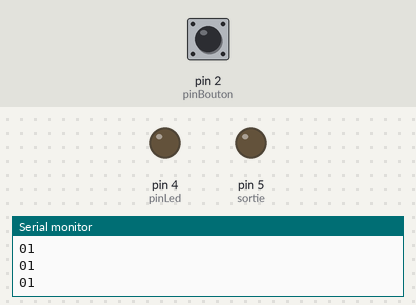
Bench run of a sketch on a simulated Arduino Uno, built with avr-gcc and run on an emulated ATmega328P. Shown: output pins drawn as LEDs (lit = HIGH), the last lines printed to the serial monitor. Dashed ring = blinking. Inputs (shaded band) come from the test bench; at power-on: pin 2 (pinBouton) HIGH.

Above: at 1.2 s.
1.3 s: pin 2 (pinBouton) pulled LOW for 1 s
At 3.6 s:
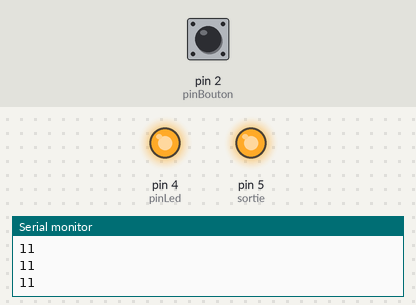
3.9 s: pin 2 (pinBouton) pulled LOW for 0.25 s
At 5.2 s:
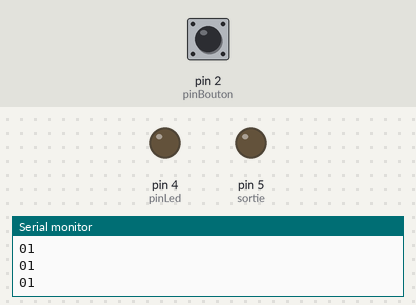
5.7 s: pin 2 (pinBouton) pulled LOW for 3.2 s
At 6.1 s:
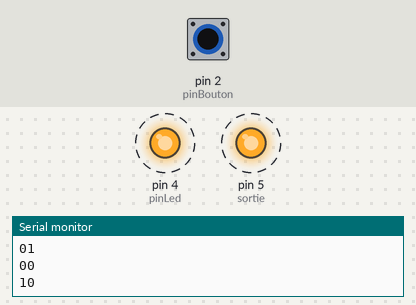
Timing chart, 0 to 10.5 s (numbered marks = the images above; inputs shaded):
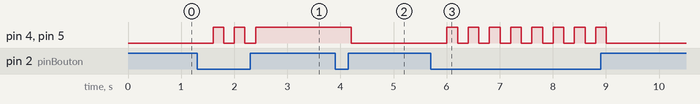

The sketch:

arduino.ino
```cpp
/*
le bouton poussoir est connecté au pin 2 pour un mode INPUT_PULLUP
la Led est connectée au pins 4 avec une résistance de 220Ω
*/
#include <SoftwareSerial.h>


//déclaration des variables
SoftwareSerial BTserial(9,10); //RX,TX
char c;

int pinBouton, pinLed, sortie;
boolean etatAllumage;
void setup()
{
  //initialisation des variables

  Serial.begin(9600);
  BTserial.begin(9600);

  sortie = 5;
  pinBouton = 2;
  pinLed = 4;
  etatAllumage=0;
  //définition des modes
  pinMode(pinBouton, INPUT_PULLUP);
  pinMode(sortie, OUTPUT);
  pinMode(pinLed, OUTPUT);
}
void loop()
{
  Serial.print(etatAllumage);

  if (etatAllumage) //on teste si etatAllumage est à 1
  {
    digitalWrite(pinLed, HIGH);//on allume la LED
    digitalWrite(sortie, HIGH);
  }
  else //sinon
  {
    digitalWrite(pinLed, LOW); //on éteint la LED
    digitalWrite(sortie, LOW);
  }

  //lecture de l'état du bouton et stockage dans etatBouton
  boolean etatPinBouton = digitalRead(pinBouton);
  Serial.println(etatPinBouton);

  //bluetooth
  if(BTserial.available())
  c = BTserial.read();

  if(c =='1') {
    if (etatAllumage) //si etatAllumage à 1
    {
      etatAllumage=0; //on le passe à 0
      c='0';
    }
    else //sinon
    {
      etatAllumage=1; //on le passe à 1
      c='0';
    }
  }

  if (!etatPinBouton)//si bouton appuyé (donc le pin indique 0 car il est en mode INPUT_PULLUP)
  {
    if (etatAllumage) //si etatAllumage à 1
    {
      etatAllumage=0; //on le passe à 0
    }
    else //sinon
    {
      etatAllumage=1; //on le passe à 1
    }
  }
  delay(200);
}
```

arduino.cpp
```cpp
/*
le bouton poussoir est connecté au pin 2 pour un mode INPUT_PULLUP
la Led est connectée au pins 4 avec une résistance de 220Ω
*/
#include <Arduino.h>
#include <SoftwareSerial.h>


//déclaration des variables
SoftwareSerial BTserial(9,10); //RX,TX
char c;

int pinBouton, pinLed, sortie;
boolean etatAllumage;
void setup()
{
  //initialisation des variables

  Serial.begin(9600);
  BTserial.begin(9600);

  sortie = 5;
  pinBouton = 2;
  pinLed = 4;
  etatAllumage=0;
  //définition des modes
  pinMode(pinBouton, INPUT_PULLUP);
  pinMode(sortie, OUTPUT);
  pinMode(pinLed, OUTPUT);
}
void loop()
{
  Serial.print(etatAllumage);

  if (etatAllumage) //on teste si etatAllumage est à 1
  {
    digitalWrite(pinLed, HIGH);//on allume la LED
    digitalWrite(sortie, HIGH);
  }
  else //sinon
  {
    digitalWrite(pinLed, LOW); //on éteint la LED
    digitalWrite(sortie, LOW);
  }

  //lecture de l'état du bouton et stockage dans etatBouton
  boolean etatPinBouton = digitalRead(pinBouton);
  Serial.println(etatPinBouton);

  //bluetooth
  if(BTserial.available())
  c = BTserial.read();

  if(c =='1') {
    if (etatAllumage) //si etatAllumage à 1
    {
      etatAllumage=0; //on le passe à 0
      c='0';
    }
    else //sinon
    {
      etatAllumage=1; //on le passe à 1
      c='0';
    }
  }

  if (!etatPinBouton)//si bouton appuyé (donc le pin indique 0 car il est en mode INPUT_PULLUP)
  {
    if (etatAllumage) //si etatAllumage à 1
    {
      etatAllumage=0; //on le passe à 0
    }
    else //sinon
    {
      etatAllumage=1; //on le passe à 1
    }
  }
  delay(200);
}
```

Measured:
- after the input at 1.3 s, pin 4 (pinLed), pin 5 (sortie): alternates HIGH for 0.20 s and LOW for 0.20 s, 5 changes in all, then stays HIGH, starting after 0.30 s
- after the input at 3.9 s, pin 4 (pinLed), pin 5 (sortie): HIGH → LOW after 0.30 s
- after the input at 5.7 s, pin 4 (pinLed), pin 5 (sortie): alternates HIGH for 0.20 s and LOW for 0.20 s, 16 changes in all, then stays LOW, starting after 0.31 s
